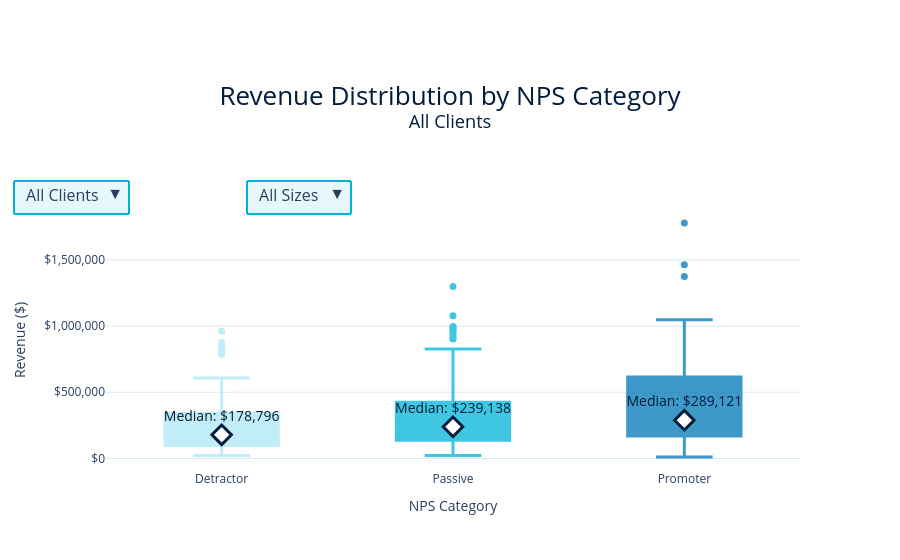

This figure's notebook cell:
### Code cell
fig2 = create_revenue_box(df)
fig2.show()

### Figure 1 — Plotly figure (JSON) as saved in the notebook; plotly's stock layout.template omitted (floating-point values rounded to 4 significant figures; data arrays with more than 128 entries replaced by an {"elided": "..."} marker saying what was removed)
{"data": [{"boxmean": false, "boxpoints": "outliers", "fillcolor": "#ADE8F4", "hovertemplate": "<b>Detractor</b><br>Revenue: $%{y:,.0f}<br>Location: All Clients<extra></extra>", "line": {"color": "#ADE8F4", "width": 3}, "marker": {"color": "#ADE8F4", "size": 7}, "name": "Detractor", "notched": false, "opacity": 0.75, "showlegend": false, "type": "box", "visible": true, "y": [371600.0, 340500.0, 28120.0, 58840.0, 228100.0, 97340.0, 97260.0, 275800.0, 89380.0, 85960.0, 878300.0, 416500.0, 824500.0, 960700.0, 132900.0, 280100.0, 787300.0, 328500.0, 450900.0, 492400.0, 318600.0, 788700.0, 608400.0, 45300.0, 37930.0, 840400.0, 232600.0, 155700.0, 125200.0, 197400.0, 268300.0, 149400.0, 123400.0, 89090.0, 139600.0, 160200.0, 76990.0, 64660.0, 270000.0, 226900.0, 139900.0, 212600.0, 63670.0, 21650.0, 105000.0, 146800.0]}, {"hovertemplate": "<b>Detractor</b><br>Median: $178,796<extra></extra>", "marker": {"color": "white", "line": {"color": "#001D3D", "width": 3}, "size": 15, "symbol": "diamond"}, "mode": "markers+text", "showlegend": false, "text": ["Median: $178,796"], "textfont": {"color": "#001D3D", "size": 14}, "textposition": "top center", "type": "scatter", "visible": true, "x": ["Detractor"], "y": [178800.0]}, {"boxmean": false, "boxpoints": "outliers", "fillcolor": "#00B4D8", "hovertemplate": "<b>Passive</b><br>Revenue: $%{y:,.0f}<br>Location: All Clients<extra></extra>", "line": {"color": "#00B4D8", "width": 3}, "marker": {"color": "#00B4D8", "size": 7}, "name": "Passive", "notched": false, "opacity": 0.75, "showlegend": false, "type": "box", "visible": true, "y": {"elided": "181 float values"}}, {"hovertemplate": "<b>Passive</b><br>Median: $239,138<extra></extra>", "marker": {"color": "white", "line": {"color": "#001D3D", "width": 3}, "size": 15, "symbol": "diamond"}, "mode": "markers+text", "showlegend": false, "text": ["Median: $239,138"], "textfont": {"color": "#001D3D", "size": 14}, "textposition": "top center", "type": "scatter", "visible": true, "x": ["Passive"], "y": [239138]}, {"boxmean": false, "boxpoints": "outliers", "fillcolor": "#0077B6", "hovertemplate": "<b>Promoter</b><br>Revenue: $%{y:,.0f}<br>Location: All Clients<extra></extra>", "line": {"color": "#0077B6", "width": 3}, "marker": {"color": "#0077B6", "size": 7}, "name": "Promoter", "notched": false, "opacity": 0.75, "showlegend": false, "type": "box", "visible": true, "y": {"elided": "165 float values"}}, {"hovertemplate": "<b>Promoter</b><br>Median: $289,121<extra></extra>", "marker": {"color": "white", "line": {"color": "#001D3D", "width": 3}, "size": 15, "symbol": "diamond"}, "mode": "markers+text", "showlegend": false, "text": ["Median: $289,121"], "textfont": {"color": "#001D3D", "size": 14}, "textposition": "top center", "type": "scatter", "visible": true, "x": ["Promoter"], "y": [289121]}, {"boxmean": false, "boxpoints": "outliers", "fillcolor": "#ADE8F4", "hovertemplate": "<b>Detractor</b><br>Revenue: $%{y:,.0f}<br>Location: Singapore<extra></extra>", "line": {"color": "#ADE8F4", "width": 3}, "marker": {"color": "#ADE8F4", "size": 7}, "name": "Detractor", "notched": false, "opacity": 0.75, "showlegend": false, "type": "box", "visible": false, "y": [371600.0, 340500.0, 28120.0, 58840.0, 228100.0, 97340.0, 97260.0, 275800.0, 89380.0, 85960.0, 878300.0, 416500.0, 824500.0, 960700.0, 132900.0, 280100.0, 787300.0, 328500.0, 450900.0, 492400.0, 318600.0, 788700.0, 608400.0, 45300.0, 37930.0, 840400.0, 232600.0, 155700.0, 125200.0, 197400.0, 268300.0, 149400.0, 123400.0, 89090.0, 139600.0]}, {"hovertemplate": "<b>Detractor</b><br>Median: $232,628<extra></extra>", "marker": {"color": "white", "line": {"color": "#001D3D", "width": 3}, "size": 15, "symbol": "diamond"}, "mode": "markers+text", "showlegend": false, "text": ["Median: $232,628"], "textfont": {"color": "#001D3D", "size": 14}, "textposition": "top center", "type": "scatter", "visible": false, "x": ["Detractor"], "y": [232628]}, {"boxmean": false, "boxpoints": "outliers", "fillcolor": "#00B4D8", "hovertemplate": "<b>Passive</b><br>Revenue: $%{y:,.0f}<br>Location: Singapore<extra></extra>", "line": {"color": "#00B4D8", "width": 3}, "marker": {"color": "#00B4D8", "size": 7}, "name": "Passive", "notched": false, "opacity": 0.75, "showlegend": false, "type": "box", "visible": false, "y": [148200.0, 349900.0, 268800.0, 356700.0, 307500.0, 339200.0, 284800.0, 133700.0, 285700.0, 185700.0, 213200.0, 165900.0, 430500.0, 391000.0, 402900.0, 302800.0, 199600.0, 435100.0, 727500.0, 128900.0, 319200.0, 252400.0, 62350.0, 56380.0, 36430.0, 27980.0, 23980.0, 49370.0, 46520.0, 34310.0, 34480.0, 27610.0, 36130.0, 37540.0, 73480.0, 62330.0, 58280.0, 936300.0, 204100.0, 123700.0, 140400.0, 80820.0, 504700.0, 231600.0, 911300.0, 976200.0, 545200.0, 902200.0, 56450.0, 728000.0, 525600.0, 150000.0, 427700.0, 440500.0, 171200.0, 391300.0, 580400.0, 266600.0, 394100.0, 335300.0, 201900.0, 380400.0, 804200.0, 425200.0, 996900.0, 953200.0, 631600.0, 610600.0, 536600.0, 119600.0, 477400.0, 367000.0, 518700.0, 22790.0, 90560.0, 573900.0, 671900.0, 305200.0, 342700.0, 146300.0, 990500.0, 164800.0, 448300.0, 650100.0, 804700.0, 122500.0, 98530.0, 163700.0, 189900.0, 307100.0, 817900.0, 560100.0, 235200.0, 827400.0, 258400.0, 664000.0, 403200.0, 239100.0, 275200.0, 214300.0, 779500.0, 660600.0, 126800.0, 112600.0, 239100.0, 205000.0, 147300.0, 256700.0, 200300.0, 583100.0, 1299000.0, 220000.0, 103000.0, 289700.0, 1077000.0, 134500.0, 207800.0, 113900.0, 127100.0, 194700.0, 172700.0, 148400.0, 221200.0, 47540.0, 171700.0, 100500.0, 162500.0, 471900.0]}, {"hovertemplate": "<b>Passive</b><br>Median: $254,572<extra></extra>", "marker": {"color": "white", "line": {"color": "#001D3D", "width": 3}, "size": 15, "symbol": "diamond"}, "mode": "markers+text", "showlegend": false, "text": ["Median: $254,572"], "textfont": {"color": "#001D3D", "size": 14}, "textposition": "top center", "type": "scatter", "visible": false, "x": ["Passive"], "y": [254572]}, {"boxmean": false, "boxpoints": "outliers", "fillcolor": "#0077B6", "hovertemplate": "<b>Promoter</b><br>Revenue: $%{y:,.0f}<br>Location: Singapore<extra></extra>", "line": {"color": "#0077B6", "width": 3}, "marker": {"color": "#0077B6", "size": 7}, "name": "Promoter", "notched": false, "opacity": 0.75, "showlegend": false, "type": "box", "visible": false, "y": [197300.0, 138100.0, 405400.0, 756800.0, 467000.0, 629200.0, 238000.0, 755800.0, 486200.0, 868600.0, 1001000.0, 336400.0, 737400.0, 165800.0, 432100.0, 217400.0, 356700.0, 682200.0, 328700.0, 434300.0, 156700.0, 435800.0, 351000.0, 40990.0, 32820.0, 75910.0, 25460.0, 39500.0, 41470.0, 26820.0, 12500.0, 42850.0, 25040.0, 37590.0, 25200.0, 56730.0, 39790.0, 49770.0, 44360.0, 72230.0, 59860.0, 232500.0, 930100.0, 190900.0, 351000.0, 612800.0, 759800.0, 796700.0, 525700.0, 700900.0, 96530.0, 905700.0, 174100.0, 834500.0, 284200.0, 474800.0, 865500.0, 170900.0, 799500.0, 24840.0, 333900.0, 694500.0, 826200.0, 200200.0, 178300.0, 409000.0, 531400.0, 700700.0, 69490.0, 895300.0, 210200.0, 312500.0, 411100.0, 897200.0, 216800.0, 289100.0, 245700.0, 623500.0, 11100.0, 115800.0, 108300.0, 525100.0, 532900.0, 886800.0, 102000.0, 145700.0, 600800.0, 369500.0, 381900.0, 629900.0, 58340.0, 96460.0, 598000.0, 263600.0, 896100.0, 600800.0, 36280.0, 782500.0, 887400.0, 371500.0, 389400.0, 753900.0, 266400.0, 69330.0, 298400.0, 464600.0, 115200.0, 238200.0, 595900.0, 290800.0, 626500.0, 197400.0, 232600.0, 162300.0, 354200.0, 638300.0, 238100.0, 654300.0, 197900.0, 293000.0, 263700.0, 516700.0, 208300.0, 207900.0, 170100.0]}, {"hovertemplate": "<b>Promoter</b><br>Median: $298,366<extra></extra>", "marker": {"color": "white", "line": {"color": "#001D3D", "width": 3}, "size": 15, "symbol": "diamond"}, "mode": "markers+text", "showlegend": false, "text": ["Median: $298,366"], "textfont": {"color": "#001D3D", "size": 14}, "textposition": "top center", "type": "scatter", "visible": false, "x": ["Promoter"], "y": [298366]}, {"boxmean": false, "boxpoints": "outliers", "fillcolor": "#ADE8F4", "hovertemplate": "<b>Detractor</b><br>Revenue: $%{y:,.0f}<br>Location: Overseas<extra></extra>", "line": {"color": "#ADE8F4", "width": 3}, "marker": {"color": "#ADE8F4", "size": 7}, "name": "Detractor", "notched": false, "opacity": 0.75, "showlegend": false, "type": "box", "visible": false, "y": [160200.0, 76990.0, 64660.0, 270000.0, 226900.0, 139900.0, 212600.0, 63670.0, 21650.0, 105000.0, 146800.0]}, {"hovertemplate": "<b>Detractor</b><br>Median: $139,906<extra></extra>", "marker": {"color": "white", "line": {"color": "#001D3D", "width": 3}, "size": 15, "symbol": "diamond"}, "mode": "markers+text", "showlegend": false, "text": ["Median: $139,906"], "textfont": {"color": "#001D3D", "size": 14}, "textposition": "top center", "type": "scatter", "visible": false, "x": ["Detractor"], "y": [139906]}, {"boxmean": false, "boxpoints": "outliers", "fillcolor": "#00B4D8", "hovertemplate": "<b>Passive</b><br>Revenue: $%{y:,.0f}<br>Location: Overseas<extra></extra>", "line": {"color": "#00B4D8", "width": 3}, "marker": {"color": "#00B4D8", "size": 7}, "name": "Passive", "notched": false, "opacity": 0.75, "showlegend": false, "type": "box", "visible": false, "y": [344300.0, 335000.0, 256700.0, 317700.0, 493000.0, 391600.0, 173500.0, 582900.0, 123600.0, 172700.0, 585000.0, 367800.0, 139000.0, 117800.0, 149300.0, 379800.0, 401500.0, 234200.0, 271000.0, 141400.0, 98130.0, 211000.0, 425500.0, 63230.0, 345300.0, 118300.0, 87720.0, 201700.0, 221800.0, 215400.0, 277100.0, 580100.0, 57800.0, 52580.0, 699900.0, 975300.0, 418000.0, 360800.0, 335300.0, 168700.0, 212800.0, 114400.0, 60110.0, 241300.0, 126900.0, 270600.0, 236000.0, 221400.0, 163400.0, 146200.0, 294800.0, 62430.0, 275300.0]}, {"hovertemplate": "<b>Passive</b><br>Median: $234,229<extra></extra>", "marker": {"color": "white", "line": {"color": "#001D3D", "width": 3}, "size": 15, "symbol": "diamond"}, "mode": "markers+text", "showlegend": false, "text": ["Median: $234,229"], "textfont": {"color": "#001D3D", "size": 14}, "textposition": "top center", "type": "scatter", "visible": false, "x": ["Passive"], "y": [234229]}, {"boxmean": false, "boxpoints": "outliers", "fillcolor": "#0077B6", "hovertemplate": "<b>Promoter</b><br>Revenue: $%{y:,.0f}<br>Location: Overseas<extra></extra>", "line": {"color": "#0077B6", "width": 3}, "marker": {"color": "#0077B6", "size": 7}, "name": "Promoter", "notched": false, "opacity": 0.75, "showlegend": false, "type": "box", "visible": false, "y": [437100.0, 63020.0, 171500.0, 389300.0, 270300.0, 77710.0, 351600.0, 566600.0, 811800.0, 1463000.0, 207100.0, 209400.0, 201100.0, 652200.0, 1778000.0, 139400.0, 262700.0, 619900.0, 280500.0, 880400.0, 1048000.0, 198700.0, 676900.0, 1375000.0, 172500.0, 830900.0, 107400.0, 359500.0, 267800.0, 149300.0, 153400.0, 176500.0, 244500.0, 475700.0, 219000.0, 236300.0, 681700.0, 172200.0, 220000.0, 279800.0]}, {"hovertemplate": "<b>Promoter</b><br>Median: $269,062<extra></extra>", "marker": {"color": "white", "line": {"color": "#001D3D", "width": 3}, "size": 15, "symbol": "diamond"}, "mode": "markers+text", "showlegend": false, "text": ["Median: $269,062"], "textfont": {"color": "#001D3D", "size": 14}, "textposition": "top center", "type": "scatter", "visible": false, "x": ["Promoter"], "y": [269062]}, {"boxmean": false, "boxpoints": "outliers", "fillcolor": "#ADE8F4", "hovertemplate": "<b>Detractor</b><br>Revenue: $%{y:,.0f}<br>Staff Strength: All Sizes<extra></extra>", "line": {"color": "#ADE8F4", "width": 3}, "marker": {"color": "#ADE8F4", "size": 7}, "name": "Detractor", "notched": false, "opacity": 0.75, "showlegend": false, "type": "box", "visible": false, "y": [371600.0, 340500.0, 28120.0, 58840.0, 228100.0, 97340.0, 97260.0, 275800.0, 89380.0, 85960.0, 878300.0, 416500.0, 824500.0, 960700.0, 132900.0, 280100.0, 787300.0, 328500.0, 450900.0, 492400.0, 318600.0, 788700.0, 608400.0, 45300.0, 37930.0, 840400.0, 232600.0, 155700.0, 125200.0, 197400.0, 268300.0, 149400.0, 123400.0, 89090.0, 139600.0, 160200.0, 76990.0, 64660.0, 270000.0, 226900.0, 139900.0, 212600.0, 63670.0, 21650.0, 105000.0, 146800.0]}, {"hovertemplate": "<b>Detractor</b><br>Median: $178,796<extra></extra>", "marker": {"color": "white", "line": {"color": "#001D3D", "width": 3}, "size": 15, "symbol": "diamond"}, "mode": "markers+text", "showlegend": false, "text": ["Median: $178,796"], "textfont": {"color": "#001D3D", "size": 14}, "textposition": "top center", "type": "scatter", "visible": false, "x": ["Detractor"], "y": [178800.0]}, {"boxmean": false, "boxpoints": "outliers", "fillcolor": "#00B4D8", "hovertemplate": "<b>Passive</b><br>Revenue: $%{y:,.0f}<br>Staff Strength: All Sizes<extra></extra>", "line": {"color": "#00B4D8", "width": 3}, "marker": {"color": "#00B4D8", "size": 7}, "name": "Passive", "notched": false, "opacity": 0.75, "showlegend": false, "type": "box", "visible": false, "y": {"elided": "181 float values"}}, {"hovertemplate": "<b>Passive</b><br>Median: $239,138<extra></extra>", "marker": {"color": "white", "line": {"color": "#001D3D", "width": 3}, "size": 15, "symbol": "diamond"}, "mode": "markers+text", "showlegend": false, "text": ["Median: $239,138"], "textfont": {"color": "#001D3D", "size": 14}, "textposition": "top center", "type": "scatter", "visible": false, "x": ["Passive"], "y": [239138]}, {"boxmean": false, "boxpoints": "outliers", "fillcolor": "#0077B6", "hovertemplate": "<b>Promoter</b><br>Revenue: $%{y:,.0f}<br>Staff Strength: All Sizes<extra></extra>", "line": {"color": "#0077B6", "width": 3}, "marker": {"color": "#0077B6", "size": 7}, "name": "Promoter", "notched": false, "opacity": 0.75, "showlegend": false, "type": "box", "visible": false, "y": {"elided": "165 float values"}}, {"hovertemplate": "<b>Promoter</b><br>Median: $289,121<extra></extra>", "marker": {"color": "white", "line": {"color": "#001D3D", "width": 3}, "size": 15, "symbol": "diamond"}, "mode": "markers+text", "showlegend": false, "text": ["Median: $289,121"], "textfont": {"color": "#001D3D", "size": 14}, "textposition": "top center", "type": "scatter", "visible": false, "x": ["Promoter"], "y": [289121]}, {"boxmean": false, "boxpoints": "outliers", "fillcolor": "#ADE8F4", "hovertemplate": "<b>Detractor</b><br>Revenue: $%{y:,.0f}<br>Staff Strength: 1 ~ 49<extra></extra>", "line": {"color": "#ADE8F4", "width": 3}, "marker": {"color": "#ADE8F4", "size": 7}, "name": "Detractor", "notched": false, "opacity": 0.75, "showlegend": false, "type": "box", "visible": false, "y": [58840.0, 97340.0, 97260.0]}, {"hovertemplate": "<b>Detractor</b><br>Median: $97,261<extra></extra>", "marker": {"color": "white", "line": {"color": "#001D3D", "width": 3}, "size": 15, "symbol": "diamond"}, "mode": "markers+text", "showlegend": false, "text": ["Median: $97,261"], "textfont": {"color": "#001D3D", "size": 14}, "textposition": "top center", "type": "scatter", "visible": false, "x": ["Detractor"], "y": [97261]}, {"boxmean": false, "boxpoints": "outliers", "fillcolor": "#00B4D8", "hovertemplate": "<b>Passive</b><br>Revenue: $%{y:,.0f}<br>Staff Strength: 1 ~ 49<extra></extra>", "line": {"color": "#00B4D8", "width": 3}, "marker": {"color": "#00B4D8", "size": 7}, "name": "Passive", "notched": false, "opacity": 0.75, "showlegend": false, "type": "box", "visible": false, "y": [62350.0, 56380.0, 36430.0, 27980.0, 23980.0, 34310.0, 34480.0, 27610.0, 36130.0, 37540.0, 58280.0, 936300.0, 204100.0, 123700.0, 140400.0, 80820.0, 504700.0, 231600.0, 56450.0, 728000.0, 171200.0, 391300.0, 580400.0, 394100.0, 335300.0, 119600.0, 477400.0, 122500.0, 275200.0]}, {"hovertemplate": "<b>Passive</b><br>Median: $122,466<extra></extra>", "marker": {"color": "white", "line": {"color": "#001D3D", "width": 3}, "size": 15, "symbol": "diamond"}, "mode": "markers+text", "showlegend": false, "text": ["Median: $122,466"], "textfont": {"color": "#001D3D", "size": 14}, "textposition": "top center", "type": "scatter", "visible": false, "x": ["Passive"], "y": [122466]}, {"boxmean": false, "boxpoints": "outliers", "fillcolor": "#0077B6", "hovertemplate": "<b>Promoter</b><br>Revenue: $%{y:,.0f}<br>Staff Strength: 1 ~ 49<extra></extra>", "line": {"color": "#0077B6", "width": 3}, "marker": {"color": "#0077B6", "size": 7}, "name": "Promoter", "notched": false, "opacity": 0.75, "showlegend": false, "type": "box", "visible": false, "y": [40990.0, 32820.0, 75910.0, 25460.0, 39500.0, 41470.0, 26820.0, 12500.0, 42850.0, 25040.0, 37590.0, 25200.0, 56730.0, 39790.0, 49770.0, 44360.0, 72230.0, 59860.0, 232500.0, 930100.0, 700900.0, 96530.0, 905700.0, 170900.0, 799500.0, 200200.0, 69490.0, 11100.0, 115800.0, 896100.0, 782500.0]}, {"hovertemplate": "<b>Promoter</b><br>Median: $56,727<extra></extra>", "marker": {"color": "white", "line": {"color": "#001D3D", "width": 3}, "size": 15, "symbol": "diamond"}, "mode": "markers+text", "showlegend": false, "text": ["Median: $56,727"], "textfont": {"color": "#001D3D", "size": 14}, "textposition": "top center", "type": "scatter", "visible": false, "x": ["Promoter"], "y": [56727]}, {"boxmean": false, "boxpoints": "outliers", "fillcolor": "#ADE8F4", "hovertemplate": "<b>Detractor</b><br>Revenue: $%{y:,.0f}<br>Staff Strength: 50 ~ 200<extra></extra>", "line": {"color": "#ADE8F4", "width": 3}, "marker": {"color": "#ADE8F4", "size": 7}, "name": "Detractor", "notched": false, "opacity": 0.75, "showlegend": false, "type": "box", "visible": false, "y": [28120.0, 228100.0, 275800.0, 89380.0, 85960.0, 878300.0, 416500.0, 824500.0, 960700.0, 132900.0, 280100.0, 787300.0, 328500.0, 450900.0, 492400.0, 318600.0, 788700.0, 608400.0, 45300.0, 37930.0, 840400.0, 160200.0, 76990.0, 64660.0, 270000.0, 63670.0, 21650.0, 105000.0, 146800.0]}, {"hovertemplate": "<b>Detractor</b><br>Median: $270,033<extra></extra>", "marker": {"color": "white", "line": {"color": "#001D3D", "width": 3}, "size": 15, "symbol": "diamond"}, "mode": "markers+text", "showlegend": false, "text": ["Median: $270,033"], "textfont": {"color": "#001D3D", "size": 14}, "textposition": "top center", "type": "scatter", "visible": false, "x": ["Detractor"], "y": [270033]}, {"boxmean": false, "boxpoints": "outliers", "fillcolor": "#00B4D8", "hovertemplate": "<b>Passive</b><br>Revenue: $%{y:,.0f}<br>Staff Strength: 50 ~ 200<extra></extra>", "line": {"color": "#00B4D8", "width": 3}, "marker": {"color": "#00B4D8", "size": 7}, "name": "Passive", "notched": false, "opacity": 0.75, "showlegend": false, "type": "box", "visible": false, "y": [185700.0, 213200.0, 165900.0, 430500.0, 199600.0, 493000.0, 49370.0, 46520.0, 73480.0, 62330.0, 911300.0, 976200.0, 545200.0, 902200.0, 525600.0, 150000.0, 427700.0, 440500.0, 266600.0, 201900.0, 380400.0, 804200.0, 425200.0, 996900.0, 953200.0, 631600.0, 610600.0, 536600.0, 367000.0, 518700.0, 22790.0, 90560.0, 573900.0, 671900.0, 305200.0, 342700.0, 146300.0, 990500.0, 164800.0, 448300.0, 650100.0, 804700.0, 98530.0, 163700.0, 189900.0, 307100.0, 817900.0, 560100.0, 235200.0, 827400.0, 258400.0, 664000.0, 403200.0, 239100.0, 214300.0, 779500.0, 660600.0, 173500.0, 582900.0, 123600.0, 172700.0, 585000.0, 367800.0, 139000.0, 117800.0, 149300.0, 379800.0, 401500.0, 141400.0, 98130.0, 221800.0, 215400.0, 277100.0, 580100.0, 62430.0]}, {"hovertemplate": "<b>Passive</b><br>Median: $367,047<extra></extra>", "marker": {"color": "white", "line": {"color": "#001D3D", "width": 3}, "size": 15, "symbol": "diamond"}, "mode": "markers+text", "showlegend": false, "text": ["Median: $367,047"], "textfont": {"color": "#001D3D", "size": 14}, "textposition": "top center", "type": "scatter", "visible": false, "x": ["Passive"], "y": [367047]}, {"boxmean": false, "boxpoints": "outliers", "fillcolor": "#0077B6", "hovertemplate": "<b>Promoter</b><br>Revenue: $%{y:,.0f}<br>Staff Strength: 50 ~ 200<extra></extra>", "line": {"color": "#0077B6", "width": 3}, "marker": {"color": "#0077B6", "size": 7}, "name": "Promoter", "notched": false, "opacity": 0.75, "showlegend": false, "type": "box", "visible": false, "y": [217400.0, 156700.0, 437100.0, 190900.0, 351000.0, 612800.0, 759800.0, 796700.0, 525700.0, 174100.0, 834500.0, 284200.0, 474800.0, 865500.0, 24840.0, 333900.0, 694500.0, 826200.0, 178300.0, 409000.0, 531400.0, 700700.0, 895300.0, 210200.0, 312500.0, 411100.0, 897200.0, 216800.0, 289100.0, 245700.0, 623500.0, 108300.0, 525100.0, 532900.0, 886800.0, 102000.0, 145700.0, 600800.0, 369500.0, 381900.0, 629900.0, 58340.0, 96460.0, 598000.0, 263600.0, 600800.0, 36280.0, 887400.0, 371500.0, 63020.0, 171500.0, 389300.0, 270300.0, 77710.0, 351600.0, 566600.0, 811800.0, 1463000.0, 207100.0, 209400.0, 139400.0, 262700.0, 619900.0, 220000.0]}, {"hovertemplate": "<b>Promoter</b><br>Median: $370,478<extra></extra>", "marker": {"color": "white", "line": {"color": "#001D3D", "width": 3}, "size": 15, "symbol": "diamond"}, "mode": "markers+text", "showlegend": false, "text": ["Median: $370,478"], "textfont": {"color": "#001D3D", "size": 14}, "textposition": "top center", "type": "scatter", "visible": false, "x": ["Promoter"], "y": [370500.0]}, {"boxmean": false, "boxpoints": "outliers", "fillcolor": "#ADE8F4", "hovertemplate": "<b>Detractor</b><br>Revenue: $%{y:,.0f}<br>Staff Strength: > 200<extra></extra>", "line": {"color": "#ADE8F4", "width": 3}, "marker": {"color": "#ADE8F4", "size": 7}, "name": "Detractor", "notched": false, "opacity": 0.75, "showlegend": false, "type": "box", "visible": false, "y": [371600.0, 340500.0, 232600.0, 155700.0, 125200.0, 197400.0, 268300.0, 149400.0, 123400.0, 89090.0, 139600.0, 226900.0, 139900.0, 212600.0]}, {"hovertemplate": "<b>Detractor</b><br>Median: $176,514<extra></extra>", "marker": {"color": "white", "line": {"color": "#001D3D", "width": 3}, "size": 15, "symbol": "diamond"}, "mode": "markers+text", "showlegend": false, "text": ["Median: $176,514"], "textfont": {"color": "#001D3D", "size": 14}, "textposition": "top center", "type": "scatter", "visible": false, "x": ["Detractor"], "y": [176514]}, {"boxmean": false, "boxpoints": "outliers", "fillcolor": "#00B4D8", "hovertemplate": "<b>Passive</b><br>Revenue: $%{y:,.0f}<br>Staff Strength: > 200<extra></extra>", "line": {"color": "#00B4D8", "width": 3}, "marker": {"color": "#00B4D8", "size": 7}, "name": "Passive", "notched": false, "opacity": 0.75, "showlegend": false, "type": "box", "visible": false, "y": [148200.0, 349900.0, 268800.0, 356700.0, 307500.0, 339200.0, 284800.0, 133700.0, 285700.0, 391000.0, 402900.0, 302800.0, 435100.0, 727500.0, 128900.0, 319200.0, 252400.0, 344300.0, 335000.0, 256700.0, 317700.0, 391600.0, 126800.0, 112600.0, 239100.0, 205000.0, 147300.0, 256700.0, 200300.0, 583100.0, 1299000.0, 220000.0, 103000.0, 289700.0, 1077000.0, 134500.0, 207800.0, 113900.0, 127100.0, 194700.0, 172700.0, 148400.0, 221200.0, 47540.0, 171700.0, 100500.0, 162500.0, 471900.0, 234200.0, 271000.0, 211000.0, 425500.0, 63230.0, 345300.0, 118300.0, 87720.0, 201700.0, 57800.0, 52580.0, 699900.0, 975300.0, 418000.0, 360800.0, 335300.0, 168700.0, 212800.0, 114400.0, 60110.0, 241300.0, 126900.0, 270600.0, 236000.0, 221400.0, 163400.0, 146200.0, 294800.0, 275300.0]}, {"hovertemplate": "<b>Passive</b><br>Median: $235,983<extra></extra>", "marker": {"color": "white", "line": {"color": "#001D3D", "width": 3}, "size": 15, "symbol": "diamond"}, "mode": "markers+text", "showlegend": false, "text": ["Median: $235,983"], "textfont": {"color": "#001D3D", "size": 14}, "textposition": "top center", "type": "scatter", "visible": false, "x": ["Passive"], "y": [235983]}, {"boxmean": false, "boxpoints": "outliers", "fillcolor": "#0077B6", "hovertemplate": "<b>Promoter</b><br>Revenue: $%{y:,.0f}<br>Staff Strength: > 200<extra></extra>", "line": {"color": "#0077B6", "width": 3}, "marker": {"color": "#0077B6", "size": 7}, "name": "Promoter", "notched": false, "opacity": 0.75, "showlegend": false, "type": "box", "visible": false, "y": [197300.0, 138100.0, 405400.0, 756800.0, 467000.0, 629200.0, 238000.0, 755800.0, 486200.0, 868600.0, 1001000.0, 336400.0, 737400.0, 165800.0, 432100.0, 356700.0, 682200.0, 328700.0, 434300.0, 435800.0, 351000.0, 389400.0, 753900.0, 266400.0, 69330.0, 298400.0, 464600.0, 115200.0, 238200.0, 595900.0, 290800.0, 626500.0, 197400.0, 232600.0, 162300.0, 354200.0, 638300.0, 238100.0, 654300.0, 197900.0, 293000.0, 263700.0, 516700.0, 208300.0, 207900.0, 170100.0, 201100.0, 652200.0, 1778000.0, 280500.0, 880400.0, 1048000.0, 198700.0, 676900.0, 1375000.0, 172500.0, 830900.0, 107400.0, 359500.0, 267800.0, 149300.0, 153400.0, 176500.0, 244500.0, 475700.0, 219000.0, 236300.0, 681700.0, 172200.0, 279800.0]}, {"hovertemplate": "<b>Promoter</b><br>Median: $332,552<extra></extra>", "marker": {"color": "white", "line": {"color": "#001D3D", "width": 3}, "size": 15, "symbol": "diamond"}, "mode": "markers+text", "showlegend": false, "text": ["Median: $332,552"], "textfont": {"color": "#001D3D", "size": 14}, "textposition": "top center", "type": "scatter", "visible": false, "x": ["Promoter"], "y": [332552]}], "layout": {"autosize": true, "margin": {"b": 90, "l": 90, "r": 100, "t": 210}, "plot_bgcolor": "white", "showlegend": false, "title": {"font": {"color": "#001D3D", "size": 26}, "text": "Revenue Distribution by NPS Category<br><sup>All Clients</sup>", "x": 0.5}, "updatemenus": [{"active": 0, "bgcolor": "#E6F8FC", "bordercolor": "#00B4D8", "borderwidth": 2, "buttons": [{"args": [{"visible": [true, true, true, true, true, true, false, false, false, false, false, false, false, false, false, false, false, false, false, false, false, false, false, false, false, false, false, false, false, false, false, false, false, false, false, false, false, false, false, false, false, false]}, {"title": {"text": "Revenue Distribution by NPS Category<br><sup>Location: All Clients</sup>", "x": 0.5}}], "label": "All Clients", "method": "update"}, {"args": [{"visible": [false, false, false, false, false, false, true, true, true, true, true, true, false, false, false, false, false, false, false, false, false, false, false, false, false, false, false, false, false, false, false, false, false, false, false, false, false, false, false, false, false, false]}, {"title": {"text": "Revenue Distribution by NPS Category<br><sup>Location: Singapore</sup>", "x": 0.5}}], "label": "Singapore", "method": "update"}, {"args": [{"visible": [false, false, false, false, false, false, false, false, false, false, false, false, true, true, true, true, true, true, false, false, false, false, false, false, false, false, false, false, false, false, false, false, false, false, false, false, false, false, false, false, false, false]}, {"title": {"text": "Revenue Distribution by NPS Category<br><sup>Location: Overseas</sup>", "x": 0.5}}], "label": "Overseas", "method": "update"}], "direction": "down", "font": {"size": 16}, "showactive": true, "type": "dropdown", "x": 0.03, "y": 1.12}, {"active": 0, "bgcolor": "#E6F8FC", "bordercolor": "#00B4D8", "borderwidth": 2, "buttons": [{"args": [{"visible": [false, false, false, false, false, false, false, false, false, false, false, false, false, false, false, false, false, false, true, true, true, true, true, true, false, false, false, false, false, false, false, false, false, false, false, false, false, false, false, false, false, false]}, {"title": {"text": "Revenue Distribution by NPS Category<br><sup>Staff Strength: All Sizes</sup>", "x": 0.5}}], "label": "All Sizes", "method": "update"}, {"args": [{"visible": [false, false, false, false, false, false, false, false, false, false, false, false, false, false, false, false, false, false, false, false, false, false, false, false, true, true, true, true, true, true, false, false, false, false, false, false, false, false, false, false, false, false]}, {"title": {"text": "Revenue Distribution by NPS Category<br><sup>Staff Strength: 1 ~ 49</sup>", "x": 0.5}}], "label": "1 ~ 49", "method": "update"}, {"args": [{"visible": [false, false, false, false, false, false, false, false, false, false, false, false, false, false, false, false, false, false, false, false, false, false, false, false, false, false, false, false, false, false, true, true, true, true, true, true, false, false, false, false, false, false]}, {"title": {"text": "Revenue Distribution by NPS Category<br><sup>Staff Strength: 50 ~ 200</sup>", "x": 0.5}}], "label": "50 ~ 200", "method": "update"}, {"args": [{"visible": [false, false, false, false, false, false, false, false, false, false, false, false, false, false, false, false, false, false, false, false, false, false, false, false, false, false, false, false, false, false, false, false, false, false, false, false, true, true, true, true, true, true]}, {"title": {"text": "Revenue Distribution by NPS Category<br><sup>Staff Strength: > 200</sup>", "x": 0.5}}], "label": "> 200", "method": "update"}], "direction": "down", "font": {"size": 16}, "showactive": true, "type": "dropdown", "x": 0.35, "y": 1.12}], "xaxis": {"autorange": true, "categoryarray": ["Detractor", "Passive", "Promoter"], "categoryorder": "array", "range": [-0.5, 2.5], "title": {"text": "NPS Category"}, "type": "category"}, "yaxis": {"autorange": true, "gridcolor": "#D9EAF2", "range": [-264800.0, 1886000.0], "tickformat": ",", "tickprefix": "$", "title": {"text": "Revenue ($)"}, "type": "linear", "zeroline": false}}}
